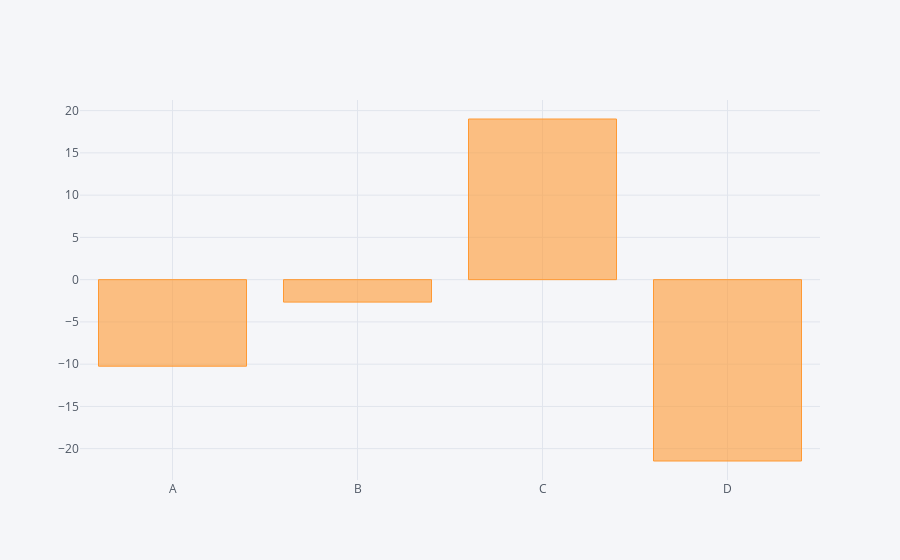

The notebook cell this image was saved under:
### Code cell
#Group By and Aggregates
df.sum().iplot(kind='bar')

### Figure 1 — Plotly figure (JSON) as saved in the notebook; plotly's stock layout.template omitted (floating-point values rounded to 4 significant figures)
{"data": [{"marker": {"color": "rgba(255, 153, 51, 0.6)", "line": {"color": "rgba(255, 153, 51, 1.0)", "width": 1}}, "name": "None", "orientation": "v", "text": "", "type": "bar", "x": ["A", "B", "C", "D"], "y": [-10.24, -2.657, 19.01, -21.46]}], "layout": {"legend": {"bgcolor": "#F5F6F9", "font": {"color": "#4D5663"}}, "paper_bgcolor": "#F5F6F9", "plot_bgcolor": "#F5F6F9", "titlefont": {"color": "#4D5663"}, "xaxis1": {"gridcolor": "#E1E5ED", "showgrid": true, "tickfont": {"color": "#4D5663"}, "title": "", "titlefont": {"color": "#4D5663"}, "zerolinecolor": "#E1E5ED"}, "yaxis1": {"gridcolor": "#E1E5ED", "showgrid": true, "tickfont": {"color": "#4D5663"}, "title": "", "titlefont": {"color": "#4D5663"}, "zerolinecolor": "#E1E5ED"}}}
